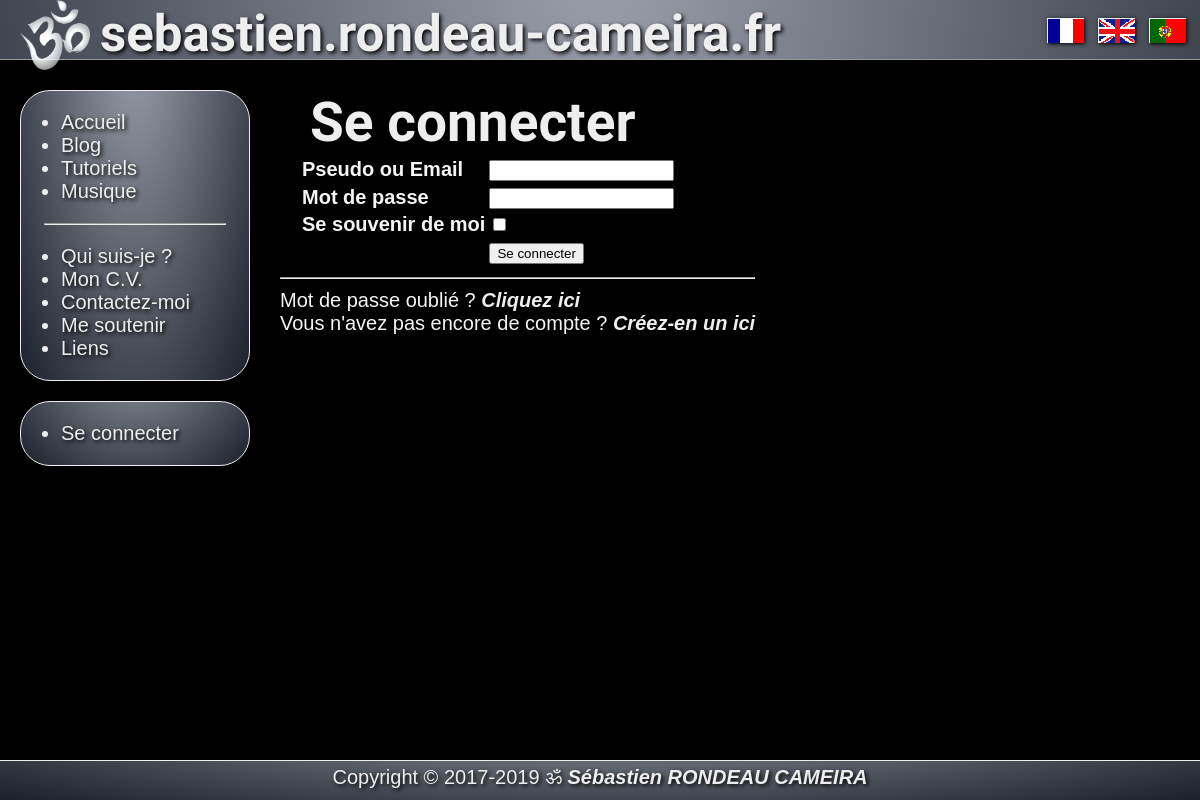
Screenshot of /?page=login with the database file from the repository.
### tables this page shows
CREATE TABLE IF NOT EXISTS `pages_fr` (
`page_id` int(11) NOT NULL,
  `page_slug` varchar(11) NOT NULL,
  `page_title` varchar(50) NOT NULL,
  `page_content` longtext NOT NULL
);

### public_html/index.php (called while the page is built, shortened)
<?php
    require './includes/inc_gestion_lang.php';
    if (!empty($_GET['page'])) {
        $slug = $_GET['page'];
    }
    else {
        $slug = "home";
        $og_type = "website";
    }
    $pages = new Pages();
    if($lang == 'en') {
        $page = $pages->findEn($slug);
    } elseif($lang == 'pt') {
        $page = $pages->findPt($slug);
    } else {
        $page = $pages->findFr($slug);
    }
    $title = $page['page_title'];
    $text = $page['page_content'];
    require './includes/inc_head.php';
    require './includes/inc_header.php';
    require './includes/inc_page_'.$slug.'.php';
    require './includes/inc_footer.php';

### public_html/App/Db.php (called while the page is built, shortened)
<?php
abstract class Db
{
    protected static $_instance = null;
    public static function getInstance()
    {
        if(self::$_instance === null)
        {
            self::$_instance = new PDO
            (
                'mysql:host=localhost;dbname=sebastien;charset=utf8',
                'sebastien',
                '6spCeWFu8smHKY51',
                [
                    PDO::ATTR_ERRMODE => PDO::ERRMODE_EXCEPTION,
                    PDO::ATTR_DEFAULT_FETCH_MODE => PDO::FETCH_ASSOC
                ]
            );
        }
        return self::$_instance;
    }
    public function __construct()
    {
        $this->pdo = Db::getInstance();
    }
}

### public_html/App/Classes/Pages.php (called while the page is built, shortened)
<?php
class Pages extends Db
{
    public function findFr(string $slug)
    {
        $sql = "SELECT
        `page_id`,
        `page_slug`,
        `page_title`,
        `page_content`
        FROM `pages_fr`
        WHERE `page_slug` = :page_slug";
        $stmt = $this->pdo->prepare($sql);
        $stmt->bindValue(
            ':page_slug',
            $slug
        );
        if($stmt->execute())
        {
            $result = $stmt->fetch();
        }
        return $result;
    }
}

### public_html/includes/locales/fr/inc_lang_login.php (the view, shortened to what this page needs)
        <article>
            <div class="title"><?php echo $title; ?></div>
            <div class="article">
                <form method="POST">
                    <table>
                        <tr>
                            <th><label for="username">Pseudo ou Email</label></th>
                            <td><input type="text" name="username" id="username" value="<?php if(isset($_POST['username'])) { echo $_POST['username']; } ?>" required autofocus></td>
                        </tr>
                        <tr>
                            <th><label for="password">Mot de passe</label></th>
                            <td><input type="password" name="password" id="password" required /></td>
                        </tr>
                        <tr>
                            <th><label for="remember">Se souvenir de moi</label></th>
                            <td><input type="checkbox" name="remember" id="remember" value="1" /></td>
                        </tr>
                        <tr>
                            <th></th>
                            <td><button type="submit">Se connecter</button></td>
                        </tr>
                    </table>
                </form>
                <hr />
<?php echo $text; ?>
            </div>
        </article>

### public_html/css/style.css (style rules this page uses)
:root { --blue: #3c3d76; --dark: #000000; --light: #eeeeee; --font-title: 'Tangerine', serif; --font-default: "Trebuchet MS", "Arial", "Lucida grande", "Bitstream Charter", "Liberation sans", "FreeSans", sans-serif; }
* { box-sizing: border-box; }
a, a:visited { color: var(--light); text-decoration: none; text-shadow: 2px 2px 4px var(--dark); }
article { float: left; padding: 20px; margin-left: 260px; margin-right: 30px; }
body { margin: 0 auto; padding-top: 70px; background-repeat: no-repeat; background-attachment: fixed; background-position: top; background-size: 100%; background-color: var(--dark); font-family: var(--font-default); }
td { vertical-align: top; }
th { padding-left: 20px; }
.article { margin-bottom: 50px; color: whitesmoke; font-size: 20px; text-align: justify; text-shadow: 2px 2px 4px var(--dark); }
.article a, .article a:visited { color: var(--light); font-weight: bold; font-style: italic; font-size: 20px; }
.title { text-align: left; margin-left: 30px; color: var(--light); font-family: var(--font-title); font-size: 55px; font-weight: bold; text-shadow: 2px 2px 4px var(--dark); }

### rows the page displays
pages_fr: page_title "Se connecter", page_content "Mot de passe oublié ? Cliquez ici Vous n'avez pas encore de compte ? Créez-en un ici"
